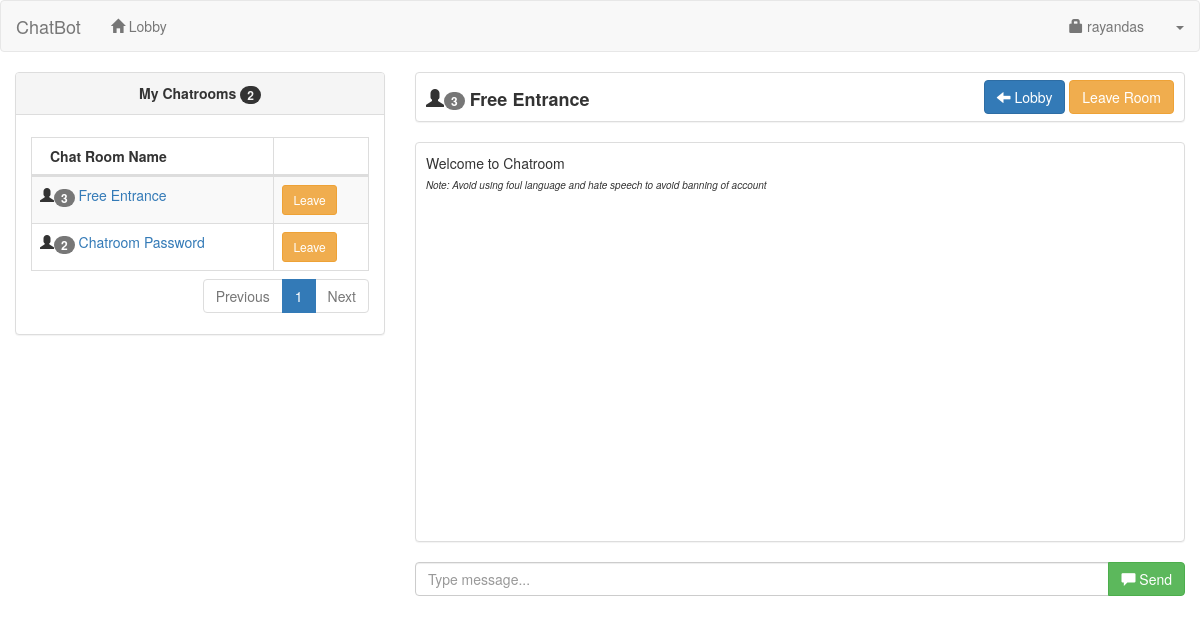
The app's page /user/chatroom.php?id=2 (signed in) with its own data.
### tables this page shows
CREATE TABLE `user` (
  `userid` int(11) NOT NULL,
  `username` varchar(30) NOT NULL,
  `password` varchar(150) NOT NULL,
  `uname` varchar(60) NOT NULL,
  `photo` varchar(200) NOT NULL,
  `access` int(1) NOT NULL
);

CREATE TABLE `chat_member` (
  `chat_memberid` int(11) NOT NULL,
  `chatroomid` int(11) NOT NULL,
  `userid` int(11) NOT NULL
);

CREATE TABLE `chatroom` (
  `chatroomid` int(11) NOT NULL,
  `chat_name` varchar(60) NOT NULL,
  `date_created` datetime NOT NULL,
  `chat_password` varchar(30) NOT NULL,
  `userid` int(11) NOT NULL
);

### user/session.php (called while the page is built, shortened)
<?php
	include('../conn.php');
	$sq=mysqli_query($conn,"select * from `user` where userid='".$_SESSION['id']."'");
	$srow=mysqli_fetch_array($sq);
	$user=$srow['username'];
?>

### user/mychat.php (the view)
<div class="col-lg-4">
	<div class="panel panel-default">
	<?php
		$me=mysqli_query($conn,"select * from chat_member left join chatroom on chatroom.chatroomid=chat_member.chatroomid where chat_member.userid='".$_SESSION['id']."' order by chatroom.date_created desc");
		$numme=mysqli_num_rows($me);
	?>
		<div class="panel-heading"><center><strong>My Chatrooms <span class="badge"><?php echo $numme; ?></span></strong></center></div>
		<div class="panel-body">
		<table width="100%" class="table table-striped table-bordered table-hover" id="myChatRoom">
			<thead>
			<th>Chat Room Name</th>
			<th></th>
			</thead>
			<tbody>
			<?php
				$my=mysqli_query($conn,"select * from chat_member left join chatroom on chatroom.chatroomid=chat_member.chatroomid where chat_member.userid='".$_SESSION['id']."' order by chatroom.date_created desc");
					while($myrow=mysqli_fetch_array($my)){
						$nq=mysqli_query($conn,"select * from chat_member where chatroomid='".$myrow['chatroomid']."'");
						?>
						<tr>
							<td><span class="glyphicon glyphicon-user"></span><span class="badge"><?php echo mysqli_num_rows($nq); ?></span> <a href="chatroom.php?id=<?php echo $myrow['chatroomid']; ?>"><?php echo $myrow['chat_name']; ?></a></td>
							<td>
								<?php
									$memb=mysqli_query($conn,"select * from chatroom where userid='".$_SESSION['id']."' and chatroomid='".$myrow['chatroomid']."'");
									if (mysqli_num_rows($memb)>0){
										?>
										<button type="button" class="btn btn-danger btn-sm delete2" value="<?php echo $myrow['chatroomid']; ?>">Delete</button>
										<?php
									}
									else{
										?>
										<button type="button" class="btn btn-warning btn-sm leave2" value="<?php echo $myrow['chatroomid']; ?>">Leave</button>
										<?php
									}
								?>
							</td>
						</tr>
						<?php
					}
			?>
			</tbody>
		</table>
		</div>
	</div>
</div>

### user/navbar.php (shortened to what this page needs)
<nav class="navbar navbar-default">
    <div class="container-fluid">
		<div class="navbar-header">
			<a class="navbar-brand" href="index.php">ChatBot</a>
		</div>
		<ul class="nav navbar-nav">
			<li><a href="index.php"><span class="glyphicon glyphicon-home"></span> Lobby</a></li>
		</ul>
		<ul class="nav navbar-nav navbar-right">
			<li><a href="#account" data-toggle="modal"><span class="glyphicon glyphicon-lock"></span> <?php echo $user; ?></a></li>
			<li class="dropdown">
				<a class="dropdown-toggle" data-toggle="dropdown" href="#"><span class="caret"></span></a>
			</li>
		</ul>
    </div>
</nav>

### user/room.php (shortened to what this page needs)
<div class="col-lg-8">
          <div class="panel panel-default" style="height:50px;">
		<span style="font-size:18px; margin-left:10px; position:relative; top:13px;"><strong><span  id="user_details"><span class="glyphicon glyphicon-user"></span><span class="badge"><?php echo mysqli_num_rows($cmem); ?></span></span> <?php echo $chatrow['chat_name']; ?></strong></span>
			<?php
				$rm=mysqli_query($conn,"select * from chat_member left join `user` on user.userid=chat_member.userid where chatroomid='$id'");
				while($rmrow=mysqli_fetch_array($rm)){
					?>
					<?php
						$creq=mysqli_query($conn,"select * from chatroom where chatroomid='$id'");
							?>
					<?php
				}
			?>
		<div class="pull-right" style="margin-right:10px; margin-top:7px;">
			<?php
				if ($chatrow['userid']==$_SESSION['id']){
					?>
					<a href="index.php" class="btn btn-primary"><span class="glyphicon glyphicon-arrow-left"></span> Lobby</a>
					<a href="#delete_room" data-toggle="modal" class="btn btn-danger">Delete Room</a>
					<a href="#add_member" data-toggle="modal" class="btn btn-primary">Add Member</a>
					<?php
				}
				else{
					?>
					<a href="index.php" class="btn btn-primary"><span class="glyphicon glyphicon-arrow-left"></span> Lobby</a>
					<a href="#leave_room" data-toggle="modal" class="btn btn-warning">Leave Room</a>
					<?php
				}
			?>
		</div>
	</div>
	<div>
		<div class="panel panel-default" style="height: 400px;">
			<div style="height:10px;"></div>
			<span style="margin-left:10px;">Welcome to Chatroom</span><br>
			<span style="font-size:10px; margin-left:10px;"><i>Note: Avoid using foul language and hate speech to avoid banning of account</i></span>
			<div style="height:10px;"></div>
		</div>
		<div class="input-group">
			<input type="text" class="form-control" placeholder="Type message..." id="chat_msg">
			<span class="input-group-btn">
			<button class="btn btn-success" type="submit" id="send_msg" value="<?php echo $id; ?>">
			<span class="glyphicon glyphicon-comment"></span> Send
			</button>
			</span>
		</div>
	</div>
</div>

### records on screen
user: username "rayandas"
chat_member: mysqli_num_rows($nq) "3", chatroomid.chat_name "Free Entrance"
chat_member: mysqli_num_rows($nq) "2", chatroomid.chat_name "Chatroom Password"
chatroom: chat_name "Free Entrance"

### other values on screen
$numme "2"
mysqli_num_rows($cmem) "3"
